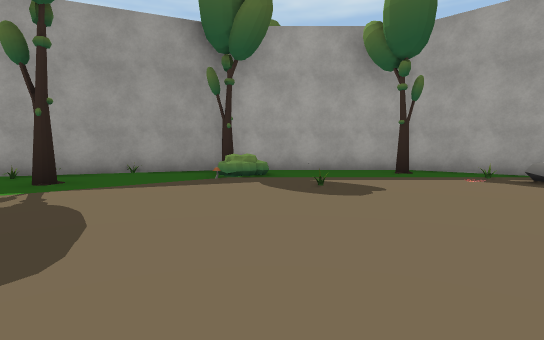
view 1 (above)

17 first-person views from a walk through a scene from a Unity 3-D project. The camera is 1.2 m above the floor, tilts 4° down and sees 80° across. The floor is counted in squares, 2 m on a side. Each view is taken from the middle of a square. On the plan, view 1 faces up. The plan holds only what a view shows up to about 10 squares ahead; the rest is blank. The place goes on beyond the plan. The player is left out. Some surface patterns are stand-ins.

view 2
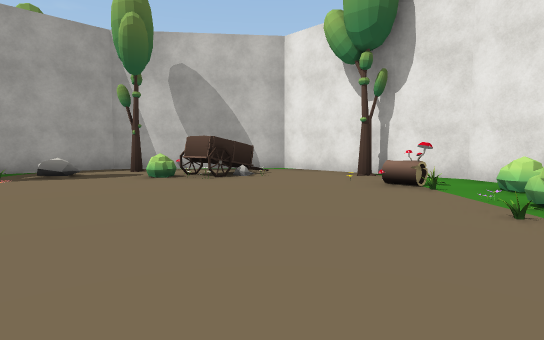

view 3
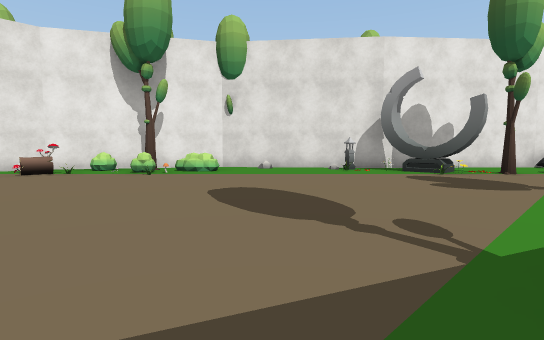

view 4
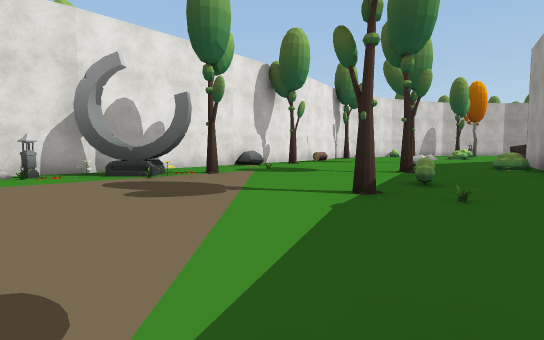

view 5
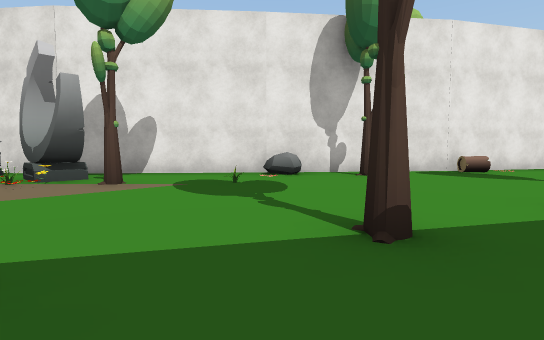

view 6
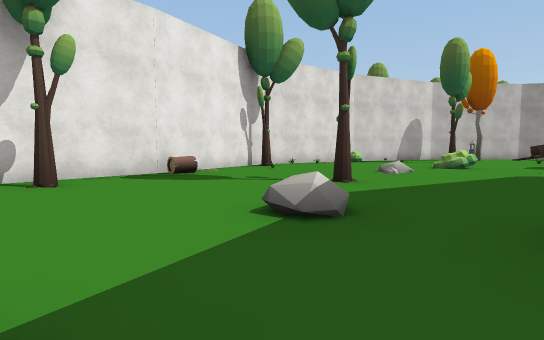

view 7
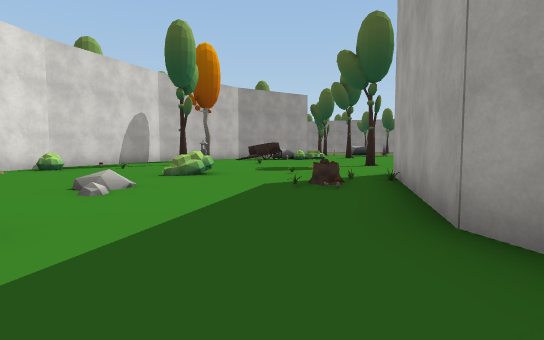

view 8
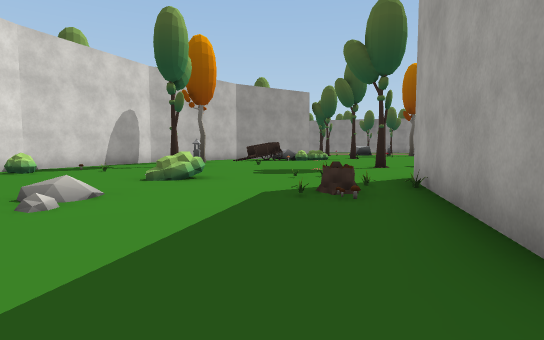

view 9
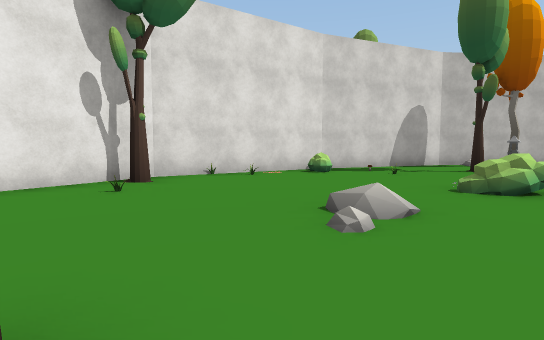

view 10
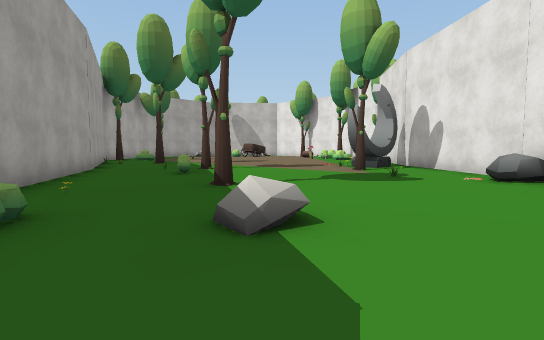

view 11
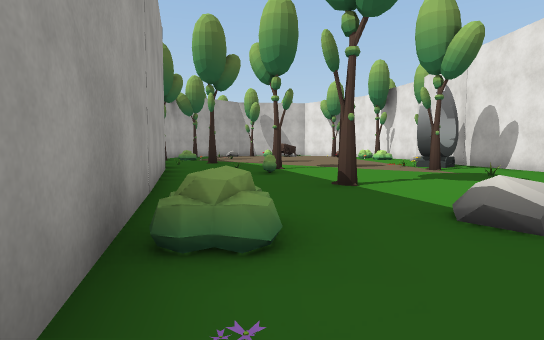

view 12
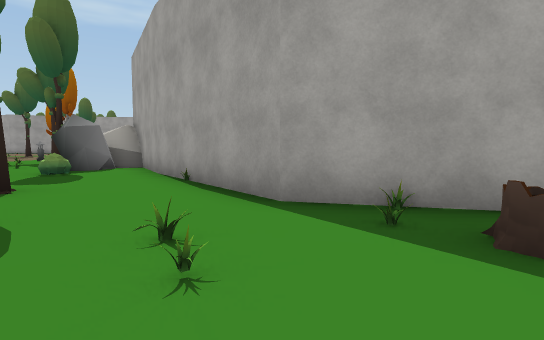

view 13
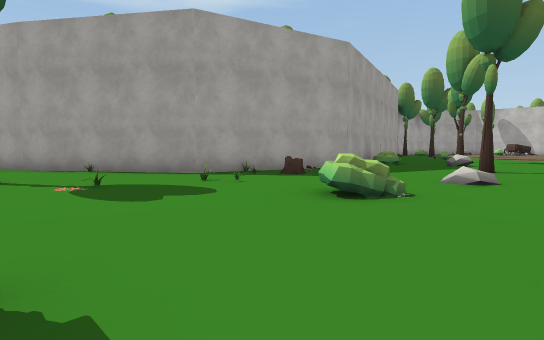

view 14
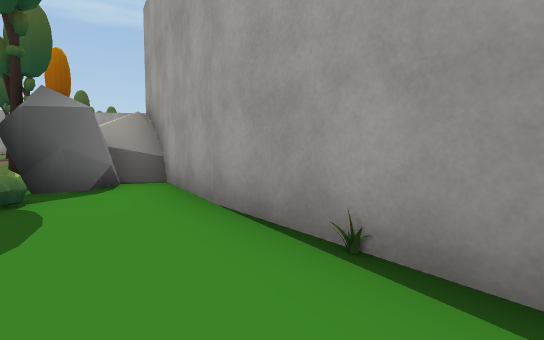

view 15
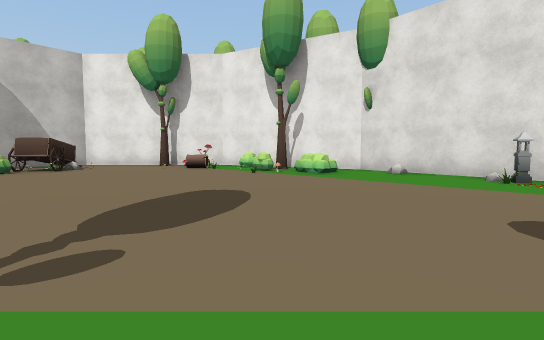

view 16
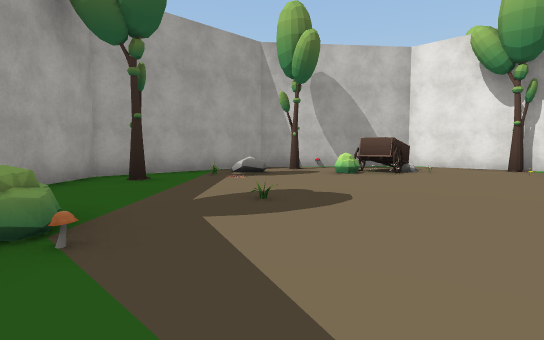

view 17
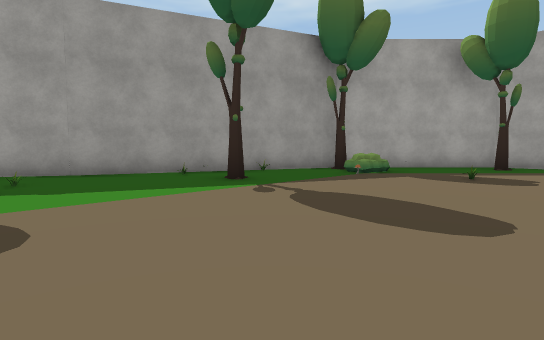

### Floor plan
Points are (right, up) in squares from view 1. A wall is a line through its corners. A room is listed if a view was taken in it or the views show most of it. See-through windows are left out.
Room 1 (views 1, 2, 3, 4, 5, 6, 7, 8, 9, 10, 11, 12, 13, 14, 15, 16, 17)
walls: (-7.2, 5.8) (-16.4, 3.4) (-20.9, 4.6) (-23.7, 8.5); (-5.3, -3.4) (-0.5, -3.9) (4.1, -2.7) (7.4, 0.6) (6.9, 5.3) (3.6, 8.6) (-1.1, 8.6) (-7.4, 5.8); (-14.5, -4) (-5.2, -3.4); (-17.5, -5) (-14.4, -4.2); (2.8, -1.2) (3.3, -0.7); (-23.6, -4.5) (-18.9, -5.3); (-23.6, 8.4) (-25.2, 11.4); (-25.5, -3.7) (-23.4, -4.5)
low walls: (-24.9, 10.7) (-25.6, 10.5)
objects: other object (-25, 0); tree (-25, 5); other object (-25, 10); other object (-24, -3); bush (-23, -4); bush (-22, 0); other object (-21, 2); other object (-20, 3); other object (-19, 2); other object (-19, 3); other object (-18, 3); tree (-16, 0); other object (-15, -4); flower (-15, 3); bush (-14, 3) to (-13, 3); other object (-13, 1); tree (-12, -3); tree (-11, 2); rock (-10, -3); other object (-8, 3); other object (-7, -3) to (-5, -2); tree (-7, -1); tree (-7, 3); other object (-6, -1); other object (-5, -2); other object (-5, -1); other object (-4, -3); tree (-4, 5); other object (-1, 6); bush (-1, 7) to (0, 7); tree (-1, 8); bush (0, -2); tree (1, -3); other object (1, -2); other object (1, -1); bush (2, -2); other object (2, -1); tree (3, 7); other object (4, 0); other object (4, 2); other object (4, 3); tree (5, -1); other object (5, 2) to (6, 2); bush (5, 3); other object (5, 6); tree (6, 4)

Positions as (right, up) in squares from view 1, and headings:
1: (0, 0), facing up
2: (-2, 1), facing right
3: (-2, 6), facing down
4: (-3, 5), facing down-left
5: (-10, 4), facing down
6: (-11, 3), facing down-left
7: (-14, 2), facing left
8: (-15, 2), facing left
9: (-16, 1), facing down-left
10: (-16, 1), facing right
11: (-16, 3), facing right
12: (-21, 1), facing up
13: (-25, -2), facing up-right
14: (-23, 5), facing up
15: (-5, 4), facing down-right
16: (-3, 5), facing right
17: (-3, -1), facing up
